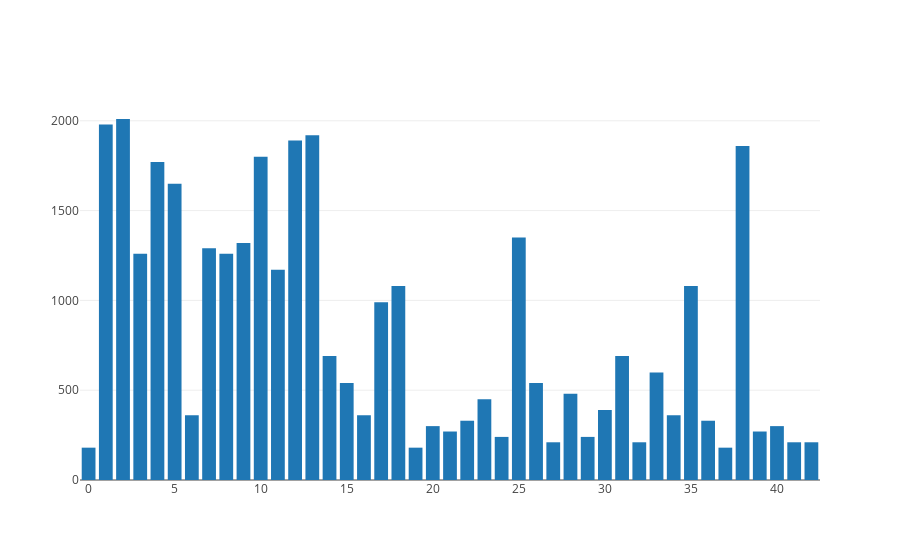

Notebook cell for this chart:
### Code cell
### Data exploration visualization code goes here.
### Feel free to use as many code cells as needed.
import matplotlib.pyplot as plt
# Visualizations will be shown in the notebook.

plt.figure(figsize=(20, 20))
for i in range(0, n_classes):
    plt.subplot(10, 6, i+1)
    class_image = X_train[y_train == i][0]
    plt.imshow(class_image)
plt.show()


bar(labels["labels"].value_counts().index, labels["labels"].value_counts())

### Figure 1 — Plotly figure (JSON) as saved in the notebook; plotly's stock layout.template omitted (floating-point values rounded to 4 significant figures)
{"data": [{"type": "bar", "x": [2, 1, 13, 12, 38, 10, 4, 5, 25, 9, 7, 8, 3, 11, 18, 35, 17, 31, 14, 33, 15, 26, 28, 23, 30, 34, 6, 16, 22, 36, 40, 20, 21, 39, 24, 29, 32, 42, 41, 27, 37, 19, 0], "y": [2010, 1980, 1920, 1890, 1860, 1800, 1770, 1650, 1350, 1320, 1290, 1260, 1260, 1170, 1080, 1080, 990, 690, 690, 599, 540, 540, 480, 450, 390, 360, 360, 360, 330, 330, 300, 300, 270, 270, 240, 240, 210, 210, 210, 210, 180, 180, 180]}], "layout": {}}
